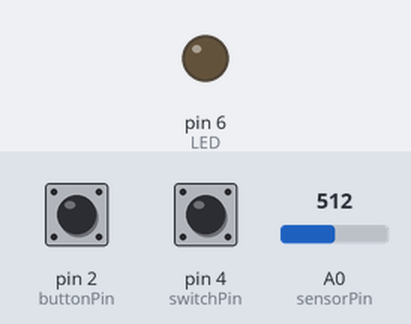
This sketch was run on a simulated Arduino Leonardo, built with avr-gcc and run on an emulated ATmega32U4. Parts: output pins drawn as LEDs (lit = HIGH). Inputs (shaded band) come from the test bench; at power-on: pin 2 (buttonPin) LOW, pin 4 (switchPin) LOW, A0 (sensorPin) = 512. USB keyboard and mouse output is not drawn.

Above: at 1.2 s.
1.3 s: pin 2 (buttonPin) pulled HIGH for 3.2 s
At 5.5 s:
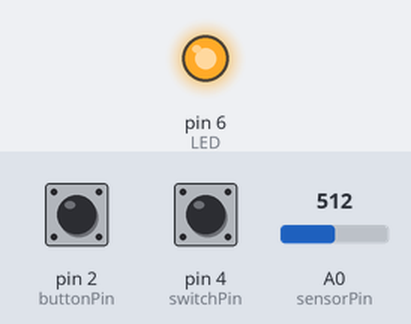
6.0 s: pin 2 (buttonPin) pulled HIGH for 0.15 s
At 6.7 s:
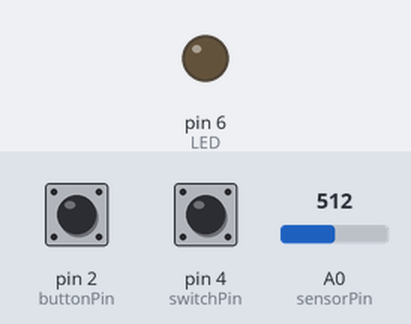
Timing chart, 0 to 9.0 s (numbered marks = the images above; inputs shaded):
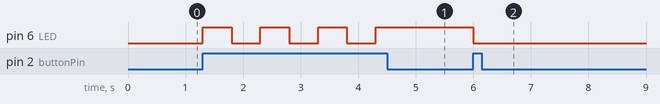

Measured:
- after the input at 1.3 s, pin 6 (LED): alternates HIGH for 0.50 s and LOW for 0.50 s, 7 changes in all, then stays HIGH, starting at once
- after the input at 6.0 s, pin 6 (LED): HIGH → LOW at once

The sketch:

Test_code_26february_1.9.ino
```cpp
#include <Keyboard.h> // Keyboard functionality

int buttonPin = 2; // Button
int switchPin = 4; // Slider
int sensorPin = A0; // Light sensor

int LED = 6;
int stateLED = LOW;
int stateButton;
int previous = LOW;
long time = 0;
long debounce = 200;

boolean switchState = 0;
boolean lastSwitchState = 0;


void setup()
{
  Serial.begin(9600);
  Keyboard.begin();

  pinMode(buttonPin, INPUT); // Button
  pinMode(switchPin, INPUT); // Slider
  pinMode(sensorPin, INPUT); // Light sensor
  pinMode(LED, OUTPUT); // Blue LED light
}


void loop()
{ // Beginning

  // Blue LED light
  stateButton = digitalRead(buttonPin);
  if(stateButton == HIGH && previous == LOW && millis() - time > debounce) {
    if(stateLED == HIGH){
      stateLED = LOW;
    } else {
       stateLED = HIGH;
    }
    time = millis();
  }
  digitalWrite(LED, stateLED);
  previous == stateButton;

  // Button
  if (digitalRead(buttonPin) == HIGH)
  {
    Keyboard.press(KEY_LEFT_GUI);
    Keyboard.press(KEY_LEFT_SHIFT);
    Keyboard.press('A'); // Voice mute-unmute
    delay(250);
    Keyboard.releaseAll();
    delay(250);
  }

  // Slider
  switchState = digitalRead(switchPin);

  if (switchState != lastSwitchState) {
    if (switchState == HIGH) {
          Keyboard.press(KEY_LEFT_GUI);
          Keyboard.press(KEY_LEFT_SHIFT);
          Keyboard.press('V'); // Video on-off
          delay(250);
          Keyboard.releaseAll();
          delay(250);
    } else if (switchState == LOW) {
          Keyboard.press(KEY_LEFT_GUI);
          Keyboard.press(KEY_LEFT_SHIFT);
          Keyboard.press('V'); // Video on-off
          delay(250);
          Keyboard.releaseAll();
          delay(250);
    }
  } lastSwitchState = switchState;

  // Light sensor
  int value = analogRead(A0);

  if (analogRead(A0) < 300)
  {
    Keyboard.press(KEY_LEFT_GUI);
    Keyboard.press('W'); // Leave meeting
    Keyboard.releaseAll();
    delay(5000);
  } else if (analogRead(A0) > 300) {
  }

} // End of code
```
